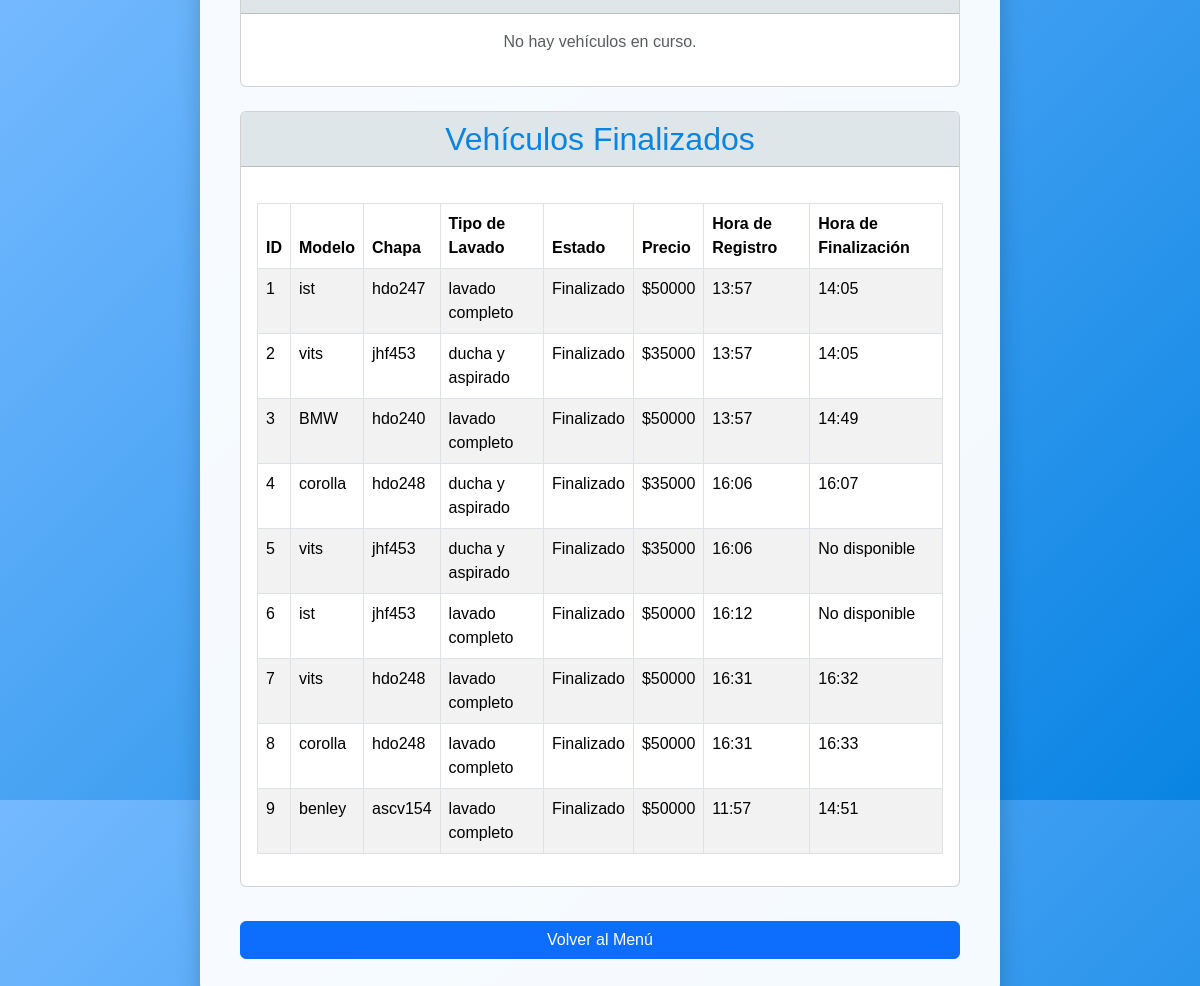
Page /estado_lavado (signed in) on the committed database.
### my_program.py (models this page shows)
class Vehiculo(db.Model):
    id = db.Column(db.Integer, primary_key=True)
    modelo = db.Column(db.String(50), nullable=False)
    chapa = db.Column(db.String(10), nullable=False)
    tipo_lavado = db.Column(db.String(50), nullable=False)
    estado = db.Column(db.String(20), default="En Curso")
    precio = db.Column(db.Integer, nullable=False)
    hora = db.Column(db.String(5), default=datetime.now().strftime("%H:%M"))
    hora_finalizacion = db.Column(db.String(5))  # Nueva columna para la hora de finalización
    usuario_id = db.Column(db.Integer, db.ForeignKey('usuario.id'), nullable=False)
    usuario = db.relationship('Usuario', backref=db.backref('vehiculos', lazy=True))

### my_program.py (the view)
@app.route('/estado_lavado')
@login_requerido
def estado_lavado():
    admin = is_admin(session['usuario_id'])  # Verifica si el usuario es admin
    if admin:
        vehiculos_en_curso = Vehiculo.query.filter_by(estado='En Curso').all()
        vehiculos_finalizados = Vehiculo.query.filter_by(estado='Finalizado').all()
    else:
        usuario_id = session['usuario_id']
        vehiculos_en_curso = Vehiculo.query.filter_by(estado='En Curso', usuario_id=usuario_id).all()
        vehiculos_finalizados = Vehiculo.query.filter_by(estado='Finalizado', usuario_id=usuario_id).all()
    return render_template('estado_lavado.html',
                           vehiculos_en_curso=vehiculos_en_curso,
                           vehiculos_finalizados=vehiculos_finalizados,
                           es_admin=admin)  # Pasa la variable es_admin a la plantilla

### my_program.py (called while the page is built)
def login_requerido(f):
    @wraps(f)
    def decorador(*args, **kwargs):
        if 'usuario_id' not in session:
            flash("Inicia sesión para acceder a esta página.")
            return redirect(url_for('index'))
        return f(*args, **kwargs)
    return decorador

def is_admin(usuario_id):
    usuario = Usuario.query.get(usuario_id)
    return usuario.es_admin if usuario else False

### template/estado_lavado.html (shortened to what this page needs)
<!DOCTYPE html>
<html lang="es">
<head>
    <link rel="stylesheet" href="https://cdn.jsdelivr.net/npm/bootstrap@5.3.1/dist/css/bootstrap.min.css">
</head>
<body>
    <div class="container mt-5">
        <div class="card mb-4">
            <div class="card-header">
                <h2 class="mb-0">Vehículos en Curso</h2>
            </div>
            <div class="card-body">
                {% if vehiculos_en_curso %}
                    <div class="table-responsive">
                        <table class="table table-striped table-bordered">
                            <thead>
                                <tr>
                                    <th>ID</th>
                                    <th>Modelo</th>
                                    <th>Chapa</th>
                                    <th>Tipo de Lavado</th>
                                    <th>Estado</th>
                                    <th>Precio</th>
                                    <th>Hora de Registro</th>
                                    <th>Acciones</th>
                                </tr>
                            </thead>
                            <tbody>
                                {% for vehiculo in vehiculos_en_curso %}
                                    <tr>
                                        <td>{{ vehiculo.id }}</td>
                                        <td>{{ vehiculo.modelo }}</td>
                                        <td>{{ vehiculo.chapa }}</td>
                                        <td>{{ vehiculo.tipo_lavado }}</td>
                                        <td>{{ vehiculo.estado }}</td>
                                        <td>${{ vehiculo.precio }}</td>
                                        <td>{{ vehiculo.hora }}</td>
                                        <td>
                                            {% if es_admin %}
                                                <form action="{{ url_for('finalizar_vehiculo', id=vehiculo.id) }}" method="POST">
                                                    <button type="submit" class="btn btn-success btn-sm">Finalizar</button>
                                                </form>
                                            {% else %}
                                                <p class="text-muted">No tienes permiso para finalizar.</p>
                                            {% endif %}
                                        </td>
                                    </tr>
                                {% endfor %}
                            </tbody>
                        </table>
                    </div>
                {% else %}
                    <p class="text-center text-muted">No hay vehículos en curso.</p>
                {% endif %}
            </div>
        </div>
        <div class="card">
            <div class="card-header">
                <h2 class="mb-0">Vehículos Finalizados</h2>
            </div>
            <div class="card-body">
                {% if vehiculos_finalizados %}
                    <div class="table-responsive">
                        <table class="table table-striped table-bordered">
                            <thead>
                                <tr>
                                    <th>ID</th>
                                    <th>Modelo</th>
                                    <th>Chapa</th>
                                    <th>Tipo de Lavado</th>
                                    <th>Estado</th>
                                    <th>Precio</th>
                                    <th>Hora de Registro</th>
                                    <th>Hora de Finalización</th>
                                </tr>
                            </thead>
                            <tbody>
                                {% for vehiculo in vehiculos_finalizados %}
                                    <tr>
                                        <td>{{ vehiculo.id }}</td>
                                        <td>{{ vehiculo.modelo }}</td>
                                        <td>{{ vehiculo.chapa }}</td>
                                        <td>{{ vehiculo.tipo_lavado }}</td>
                                        <td>{{ vehiculo.estado }}</td>
                                        <td>${{ vehiculo.precio }}</td>
                                        <td>{{ vehiculo.hora }}</td>
                                        <td>{{ vehiculo.hora_finalizacion or 'No disponible' }}</td>
                                    </tr>
                                {% endfor %}
                            </tbody>
                        </table>
                    </div>
                {% else %}
                    <p class="text-center text-muted">No hay vehículos finalizados.</p>
                {% endif %}
            </div>
        </div>
        <div class="text-center mt-4">
            <a href="{{ url_for('menu') }}" class="btn btn-primary">Volver al Menú</a>
        </div>
    </div>
</body>
</html>

### template/estado_lavado.html (style rules this page uses)
body { background: linear-gradient(135deg, #74b9ff, #0984e3); font-family: 'Poppins', sans-serif; height: 100vh; display: flex; align-items: center; justify-content: center; margin: 0; }
.container { max-width: 800px; padding: 40px; background-color: rgba(255, 255, 255, 0.95); box-shadow: 0 8px 24px rgba(0, 0, 0, 0.2); border-radius: 15px; }
h1, h2 { text-align: center; color: #0984e3; margin-bottom: 20px; }
.btn { margin-top: 10px; width: 100%; }
table { margin-top: 20px; }
th { background-color: #0984e3; color: white; }
.card-header { background-color: #dfe6e9; font-weight: bold; }

### rows in the picture
Vehiculo: id "1", modelo "ist", chapa "hdo247", tipo_lavado "lavado completo", estado "Finalizado", precio "50000", hora "13:57", hora_finalizacion "14:05"
Vehiculo: id "2", modelo "vits", chapa "jhf453", tipo_lavado "ducha y aspirado", estado "Finalizado", precio "35000", hora "13:57", hora_finalizacion "14:05"
Vehiculo: id "3", modelo "BMW", chapa "hdo240", tipo_lavado "lavado completo", estado "Finalizado", precio "50000", hora "13:57", hora_finalizacion "14:49"
Vehiculo: id "4", modelo "corolla", chapa "hdo248", tipo_lavado "ducha y aspirado", estado "Finalizado", precio "35000", hora "16:06", hora_finalizacion "16:07"
Vehiculo: id "5", modelo "vits", chapa "jhf453", tipo_lavado "ducha y aspirado", estado "Finalizado", precio "35000", hora "16:06", hora_finalizacion "No disponible"
Vehiculo: id "6", modelo "ist", chapa "jhf453", tipo_lavado "lavado completo", estado "Finalizado", precio "50000", hora "16:12", hora_finalizacion "No disponible"
Vehiculo: id "7", modelo "vits", chapa "hdo248", tipo_lavado "lavado completo", estado "Finalizado", precio "50000", hora "16:31", hora_finalizacion "16:32"
Vehiculo: id "8", modelo "corolla", chapa "hdo248", tipo_lavado "lavado completo", estado "Finalizado", precio "50000", hora "16:31", hora_finalizacion "16:33"
Vehiculo: id "9", modelo "benley", chapa "ascv154", tipo_lavado "lavado completo", estado "Finalizado", precio "50000", hora "11:57", hora_finalizacion "14:51"
